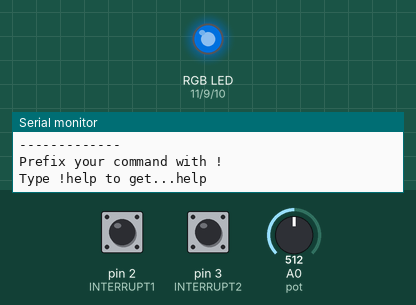
Simulated run of this sketch. Board: Arduino Uno, built with avr-gcc and run on an emulated ATmega328P. Parts: an RGB LED mixed from three pins (HIGH = lit), the last lines printed to the serial monitor. Inputs (shaded band) come from the test bench; at power-on: pin 3 (INTERRUPT2) LOW, pin 2 (INTERRUPT1) LOW, A0 (pot) = 512. Dim RGB values are drawn brighter than linear; random numbers use the default seed unless the sketch sets one.

Above: at 1.2 s.
1.3 s: pin 3 (INTERRUPT2) pulled HIGH for 0.15 s
At 1.4 s:
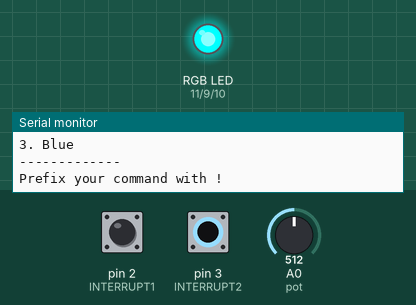
2.9 s: pin 2 (INTERRUPT1) pulled HIGH for 0.15 s
At 3.8 s:
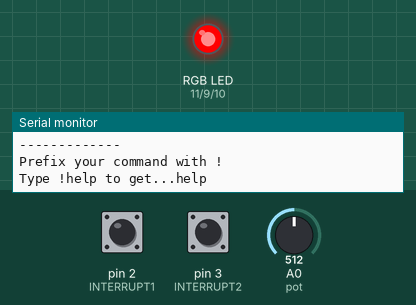
4.5 s: pin 3 (INTERRUPT2) pulled HIGH for 1 s
At 5.9 s:
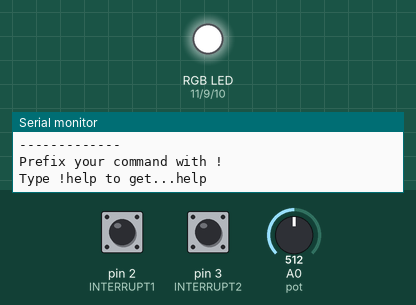
7.5 s: pin 2 (INTERRUPT1) pulled HIGH for 1 s
10.5 s: pin 2 (INTERRUPT1) pulled HIGH for 0.15 s
At 11.8 s:
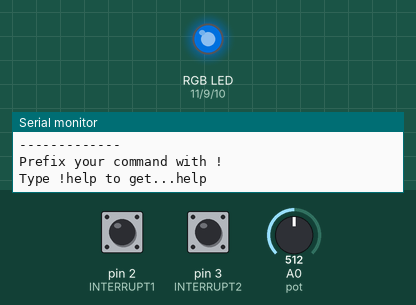
12.1 s: pin 2 (INTERRUPT1) driven HIGH and pin 3 (INTERRUPT2) driven HIGH
At 12.7 s:
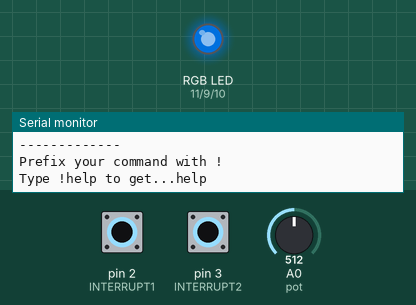
Timing chart, 0 to 14.7 s (numbered marks = the images above; inputs shaded):
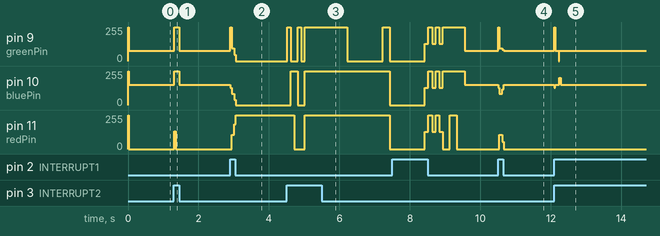

The sketch:

Labb4.ino
```cpp
#include "Arduino.h"
#include "colors.h"
#include "states.h"
#include "simonsays.h"
#include "uart.h"

/*Create an array of char arrays that holds the menu, for printing*/
const char* mainMenu[12] = {"4", "MAIN MENU", "1. RGB Colors", "2. Rainbow", "3. Simon Says"};

/*Create an instance with some basic colors*/
COLORS colors;

/*Create a state for the main program, starts with 9 to trigger the case that prints the menu*/
volatile STATE state = {9, 0};


void setup() {
  /*Start serial communication*/
  Serial.begin(115200);

  /*Set up pins*/
  pinMode(redPin, OUTPUT);
  pinMode(greenPin, OUTPUT);
  pinMode(bluePin, OUTPUT);
  pinMode(pot, INPUT);
  pinMode(key1, INPUT);
  pinMode(key2, INPUT);

  /*Setup interrupts*/
  attachInterrupt(digitalPinToInterrupt(INTERRUPT1), HandleInterrupt1, RISING);
  attachInterrupt(digitalPinToInterrupt(INTERRUPT2), HandleInterrupt2, RISING);

  /*Make sure the LED is off at startup*/
  RGBcolor(colors.black);
}

void loop() {
  /*As long as button 2 is not pressed loop though a visual menu*/
  while (!state.stateExcecuter) {

    /*Updates state on button presses or serial commands*/
    SetState(&state, MENU_CHOICES);

    /*This is just to show the user where they are in the menu*/
    switch (state.stateSwitcher) {
      case 0:
        RGBcolor(colors.pink);
        return;
      case 1:
        RGBcolor(colors.orange);
        return;
      case 2:
        RGBcolor(colors.cyan);
        return;
        /*Case 9 is triggered every time the user returns to main menu*/
      case 9:
        PrintMenu(mainMenu);
        state.stateSwitcher = 0;
    }
  }
  /*Switch case triggered if button 2 is pressed. Runs the corresponding method determined by stateExcecuter*/
  switch (state.stateSwitcher) {
    case 0:
      ColorSwitcher(&state);
      state.stateSwitcher = 9;
      return;
    case 1:
      Rainbow(&state);
      state.stateSwitcher = 9;
      return;
    case 2:
      SimonSays(&state);
      state.stateSwitcher = 9;
      return;
  }
}
```

colors.cpp
```cpp
#include "colors.h"
#include "uart.h"
#include <Arduino.h>

/*Creating the menus needed for the functions*/
const char *rgbMenu[6] = {"4", "RGB Colors", "1. Red", "2. Green", "3. Blue"};
const char *rainbowMenu[4] = {"3", "Rainbow", "Turn potentiometer to change speed", "write !pot:value to change speed"};

//int lastSerialPot = 0;

int lastPot = 0;
int gotSerialPot = 0;
int currentPot = 0;
int value = 0;
//unsigned long latestValue = 0;
//unsigned long tempRainbow = 0;

/*This checks if theres a new potentiometer value from the serial port*/
bool GotSerialPot(){
  gotSerialPot = GetSerialPotValue();
  if(gotSerialPot > 0){
    return true;
  }
  return false;
}
/*Reads the potentiometer and returns true if the value if its not in 2% range of the last value.
  Also saves value to global variable*/
bool GotPotValue(int biggest){
  currentPot = map(analogRead(pot), 0, 1023, 10, biggest);
  if (currentPot >= lastPot+lastPot*0.02 || currentPot <= lastPot-lastPot*0.02) {
     lastPot = currentPot;
     return true;
  }
return false;
}

/*Returns a pot value. either a value recieved from serial or from potentiometer*/
int MappedValue(int biggest) {
  if(GotPotValue(biggest)){
    return currentPot;
  }
  if(GetSerialPotBool()){
    GotSerialPot();
    return gotSerialPot;
  }
  //return -1 if no new value has been recieved or read
  return -1;
}

/*
long MappedValue(long biggest, char *i) {
  return (long)map(analogRead(pot), 0, 1023, 1, biggest);
}
*/

/*Write PWM values to LED. accepts a RGB struct*/
void RGBcolor(RGB colors) {
  analogWrite(redPin, colors.red);
  analogWrite(greenPin, colors.green);
  analogWrite(bluePin, colors.blue);
}

/*Function for Rainbow/fade */
void Rainbow(STATE *state) {

  //Variable to keep track when it was last updated
  unsigned long lastChanged = 0;

  //Variable to keep track of potentiometer
  int temp = 0;

  //Create a color to start off with
  RGB rainbowColor = {127, 1, 254};

  //Set starting direction for fade.
  int redDir = 1, greenDir = -1, blueDir = 1;

  //Prints out the menu
  PrintMenu(rainbowMenu);

  /*Uses key 2 as on or off. Off returns to main menu*/
  while (state->stateExcecuter) {

    /*Updates states if a key is pressed*/
    SetState(state, MENU_CHOICES);

    /*Get value from potentiometer or serial, the int is max value*/
    value = MappedValue(10000);

    /*Since the MappedValue returns -1 if no new values has been recieved
    Only update temp value(Thats used for the speed) if it is above 0*/
    if(value > 0){
      temp = value;
    }
    /*Delay without blocking for the speed*/
    if (micros() - lastChanged > temp) {
      lastChanged = micros();

      /*increment or decrement with 1 depending on direction*/
      rainbowColor.red = rainbowColor.red + redDir;
      rainbowColor.green = rainbowColor.green + greenDir;
      rainbowColor.blue = rainbowColor.blue + blueDir;

      /*Nifty (and stolen) way to change the direction
        if the value reaches 255 or 0 direction is inverted by multiplying with -1*/
      if (rainbowColor.red >= 255 || rainbowColor.red <= 0) {
        redDir *= -1;
      }
      if (rainbowColor.green >= 255 || rainbowColor.green <= 0) {
        greenDir *= -1;
      }
      if (rainbowColor.blue >= 255 || rainbowColor.blue <= 0) {
        blueDir *= -1;
      }
      /*Light'em Up! (with the new color)*/
      RGBcolor(rainbowColor);
    }
  }
}

/*Cycles through the LED's colors and change their intensity with the potentiometer (or serial command)*/
void ColorSwitcher(STATE *state) {

  /*Starting color. red is on since its controlled first*/
  RGB color = {0, 255, 255};

  /*Create a state to handle buttonpresses*/
  STATE colorchanger = {0, 1};

  /*Variables used to check if the intensity is changed*/
  int temp = 0;

  /*Print the menu*/
  PrintMenu(rgbMenu);

  /*Button 2 exits function and returns to main menu*/
  while (state->stateExcecuter) {
    if (!colorchanger.stateExcecuter) {
      state->stateExcecuter = 0;
    }

    /*Updates states if a key is pressed, the int represents the number of choices in this menu*/
    SetState(&colorchanger, 3);

    /*Get value from potentiometer or serial, the int is max value*/
    value = MappedValue(255);
    /*Since the MappedValue returns -1 if no new values has been recieved
    Only update temp value(Thats used for the speed) if it is above 0*/
    if(value > 0){
      temp = value;
    }
    /*cycles through colors if button 1 is pressed*/
    switch (colorchanger.stateSwitcher) {
    case 0:
      color.red = temp;
      break;
    case 1:
      color.green = temp;
      break;
    case 2:
      color.blue = temp;
      break;
    }
    /*LED there be Light!*/
    RGBcolor(color);
  }
}
```

colors.h
```cpp
#ifndef COLORS_H
#define COLORS_H

#include "states.h"
#include "defines.h"

/*How to struct a led in 5 lines*/
typedef struct {
    int red;
    int blue;
    int green;
}   RGB;

/*Oh shiny colors!*/
typedef struct{
      RGB red = {0, 255, 255};
      RGB blue = {255, 255, 00};
      RGB green = {255, 0, 255};
      RGB yellow = {0, 0, 255};
      RGB magenta = {0, 255, 0};
      RGB white = {0, 0, 0};
      RGB orange = {0, 128, 255};
      RGB pink = {0, 153, 77};
      RGB cyan = {255, 0, 0};
      RGB black = {255, 255, 255};

} COLORS;

/*we need these elsewhere*/
int MappedValue(int);
long MappedValue(long, int);
void RGBcolor(RGB);
void Rainbow(STATE*);
void ColorSwitcher(STATE*);

#endif
```

defines.h
```cpp
#ifndef DEFINES_H
#define DEFINES_H

#define key1 8
#define key2 12

#define INTERRUPT1 2
#define INTERRUPT2 3

#define DEBOUNCE 100

#define redPin 11
#define greenPin 9
#define bluePin 10

#define pot 0

#define MENU_CHOICES 3

#endif
```

simonsays.cpp
```cpp
#include "Arduino.h"
#include "colors.h"
#include "states.h"
#include "uart.h"

/*This defines how many rounds of Simon Says to be played*/
#define GAMESIZE 3

const char* simonMenu[13] = {"3", "SIMON SAYS", "1. Color choice", "2. Answer"};

RGB red = {0, 255, 255};
RGB green = {255, 0, 255};
RGB blue = {255, 255, 0};
RGB magenta = {0, 255, 0};
RGB yellow = {0, 0, 255};
RGB black = {255, 255, 255};
RGB white = {0, 0, 0};
RGB offwhite = {128, 128, 128};

RGB startup[5] = {red, green, blue, magenta, yellow};

/*Blinks a color a number of times defined by howMany. "delay" time, time between blinks, is defined by delayTime*/
void BlinkColor(RGB color, int howMany, unsigned long delayTime) {

  /*set up variable to store the time it last blinked*/
  unsigned long lastMillis = 0;

  /*variable used to move the loop forward*/
  int i = 0;

  /*loops for howMany-times multiplied with 2 to account for the blackouts*/
  while (i < howMany * 2) {
    /*modulus to turn on the light when i is odd and turn off led when i is even*/
    if (i % 2 != 0) {
      RGBcolor(color);
    } else {
      RGBcolor(black);
    }

    /*only increment i if the delaytime has passed*/
    if (millis() - lastMillis > delayTime * 2) {
      i++;
      lastMillis = millis();
    }
  }
}

/*same as above but takes an array as parameter to be able to do a colorchanging
  blink effect*/
void BlinkColor(RGB colors[], unsigned long delayTime) {
  unsigned long lastMillis = 0;
  int i = 0;
  while (i < 6) {
    RGBcolor(colors[i]);
    if (millis() - lastMillis > delayTime) {
      lastMillis = millis();
      i++;
    }
  }
}

/*Simon says is a game where the computer shows you a sequence and you should
  recreate that sequence from memory. Each round adds a color to remember*/

  /*The function takes a STATE pointer as parameter that is used to exit the game*/
void SimonSays(STATE * state) {

  /*But hey! heres another STATE. this is used to control the game*/
  STATE game = {0, 0};

  /*needed to pass around the current round*/
  int current = 0;

  /*the colors of the game that may show up to be remembered*/
  RGB colors[3] = {blue, magenta, yellow};

  /*Create two arrays to hold the computers choice and the players answers*/
  int gameArray[GAMESIZE];
  int answerArray[GAMESIZE];


  Serial.println("Game started");
  PrintMenu(simonMenu);

  /*A seed for the randomfunction*/
  randomSeed(millis());

  /*fill the computers sequence with "random" ints*/
  for (int i = 0; i < GAMESIZE; i++) {
    gameArray[i] = random(0, 3);

    //This is for cheaters
    //Serial.println(gameArray[i]);
  }

  /*Oh flashy lights!*/
  BlinkColor(startup, 100);

  /*An outer loop runs the entire game, the inner loop is for each round*/
  for (int j = 0; j < GAMESIZE; j++) {
    for (int i = 0; i < j + 1; i++) {

      /*remember we needed to save someting. well here it is.*/
      current = i;

      /*light up the current rounds sequence*/
      BlinkColor(black, 1, 600);
      BlinkColor(colors[gameArray[i]], 1, 500);
      BlinkColor(black, 1, 100);
    }

    /*Answertime! do you remember the colors?*/
    BlinkColor(white, 1, 500);

    /*So once again we need a variable from inside an for loop, outside the for loop*/
    int choice = 0;

    /*this loops through the round number of times to let the player
      answer for all the colors of the current round*/
    for (int r = 0; r < current + 1; r++) {

      /*as long as the user dont push button 2 its possible to cycle through the answers*/
      while (!game.stateExcecuter) {
        /*Set the current choice into variable to be checked against the computers list*/
        choice = r;

        /*This allows the user to actually use the buttons*/
        SetState(&game, GAMESIZE);

        /*Show the player what color i currently selected. It would be hard if the had to guess that aswell*/
        RGBcolor(colors[game.stateSwitcher]);
      }
      /*Blinky flashy thingy to show that an answer was recorded*/
      BlinkColor(offwhite, 3, 50);

      /*Checking the answer against the current rounds current color*/
      if (game.stateSwitcher != gameArray[choice]) {

        /*If you were wrong, you suck. the red light is an indicator that you suck*/
        Serial.println("wrong answer");
        BlinkColor(red, 2, 100);

        /*Game over. Exit to Main menu*/
        state->stateExcecuter = 0;
        return;
      } else {
        /*Record the answer inside the answer array. This is kind of redundant, but is nice if this game goes big*/
        answerArray[choice] = game.stateSwitcher;
        /*Onto the next round!*/
        game.stateExcecuter = 0;
      }
    }
    /*YOU MADE IT! all the way through the game. Awesome!*/
    if (current + 1 == GAMESIZE) {

      /*Let us just check your answers again because reason...*/
      for (int a = 0; a < current + 1; a++) {
        if (answerArray[a] == gameArray[a]) {

          /*Green light! You da best!*/
          BlinkColor(green, 2, 100);

        } else {
          /* will not get to this point. Wait for next release.*/
          BlinkColor(red, 2, 100);
        }
      }
      /*aaaaaand thats my exit cue. bye now*/
      state->stateExcecuter = 0;
      return;
    }
  }
}
```

simonsays.h
```cpp
#ifndef SIMONSAYS_H
#define SIMONSAYS_H

/*This is a great .h file*/
void SimonSays(STATE *);

#endif
```

states.cpp
```cpp
#include "Arduino.h"
#include "states.h"
#include "defines.h"
#include "uart.h"

/*Variables used for debouncing buttons*/
unsigned long lastInterrupt1 = 0;
unsigned long lastInterrupt2 = 0;
bool isInterrupted1 = false;
bool isInterrupted2 = false;

/*Handles buttonpresses from an interrupt button*/
void HandleInterrupt1() {
  /*detatch button from interrupt to avoid unwanted triggering*/
  detachInterrupt(INTERRUPT1);
  /*if the button never been pressed this will evaluate to false and set isInterrupted to true
    and the time when the button was pressed is stored in an varable. If a debouncecheck is ongoing
    this will not trigger*/
  if (!isInterrupted1) {
    isInterrupted1 = true;
    lastInterrupt1 = millis();
  }
  /*reattach the button to be an interrupt*/
  attachInterrupt(digitalPinToInterrupt(INTERRUPT1), HandleInterrupt1, RISING);
}

/*this is the same function as above but all 1's have been changed to 2's*/
void HandleInterrupt2() {
  detachInterrupt(INTERRUPT2);
  if (!isInterrupted2) {
    isInterrupted2 = true;
    lastInterrupt2 = millis();
  }
  attachInterrupt(digitalPinToInterrupt(INTERRUPT2), HandleInterrupt2, RISING);
}

/*Button DeBouncing function. makes sure its an actual keypress and not bad contact inside the button*/
bool DebounceInterrupt1() {

  /*if this bool is true, that means that a debouncing check is ongoing*/
  if (isInterrupted1) {

    /*if DEBOUNCE-amount of time has not passed this will not trigger */
    if (millis() - lastInterrupt1 > DEBOUNCE) {

      /*change the bool to false allows for new button presses to be triggered*/
      isInterrupted1 = false;

      /*return true to show that a button press has happened*/
      return true;
    }
  } else {

    /*no actual buttonpress has happened. yet.*/
    return false;
  }
}

/*Again. copy paste of above with numbers doubleing*/
bool DebounceInterrupt2() {
  if (isInterrupted2) {
    if (millis() - lastInterrupt2 > DEBOUNCE) {
      isInterrupted2 = false;
      return true;
    }
  } else {
    return false;
  }
}

/*This bool tells us if a new serial command has arrived*/
bool newCommand = false;

/*Generic State Handler, accepts a STATE pointer and a int to set the number of
  states for stateSwitcher*/
  void SetState(STATE *state, int states) {
    newCommand = ReciveString();
    if (newCommand) {
      int tempCommand = ParseData();
      //Serial.println(tempCommand);
      if(tempCommand == -1){
        if(state->stateExcecuter){
          state->stateExcecuter = 0;
        }else{
          state->stateExcecuter = 1;
        }
      }else if (tempCommand > 9){
        state->stateSwitcher = tempCommand;
      }
    }

  /*Checks the DebounceInterrupt1 if its true indicating that a button was pressed
    and increments the choice state, rolls back to 0 if the cap is reached. cap = states variable*/
  if (DebounceInterrupt1()) {
    if (state->stateSwitcher < states) {
      state->stateSwitcher++;
    } else {
      state->stateSwitcher = 0;
    }
  }

  /*Same as above, but only switches stateExcecuter between 1 and 0 */
  if (DebounceInterrupt2()) {
    if (state->stateExcecuter == 0) {
      state->stateExcecuter = 1;

    } else {
      state->stateExcecuter = 0;
    }
  }
}
```

states.h
```cpp
#ifndef STATES_H
#define STATES_H
/*Only load the file once*/

/*This is a struct. with two ints. thats it.*/
typedef struct{
    int stateSwitcher;
    int stateExcecuter;
} STATE;

/*show the rest of the world that there are FUNCTIONS!!!*/
void HandleInterrupt1();
void HandleInterrupt2();
void SetState(STATE *, int);

#endif
```

uart.h
```cpp
#ifndef UART_H
#define UART_H


/*these are not the functions you are looking for*/
bool GetSerialPotBool();
bool ReciveString();
int GetSerialPotValue();
int ParseData();
void PrintMenu(char *[20]);


#endif
```

Source omitted: uart.cpp (4373 bytes)

Measured:
- after the input at 1.3 s, pin 9 (greenPin): 77/255 → 255/255 at once, → 77/255 0.15 s later; pin 10 (bluePin): 153/255 → 255/255 at once, → 153/255 0.15 s later; pin 11 (redPin): 0/255 → 132/255 at once, → 0/255 0.04 s later
- after the input at 2.9 s, pin 9 (greenPin): 77/255 → 95/255 at once, → 0/255 0.12 s later; pin 10 (bluePin): 153/255 → 83/255 at once, → 0/255 0.12 s later; pin 11 (redPin): 0/255 → 108/255 at once, → 255/255 0.08 s later
- after the input at 4.5 s, pin 9 (greenPin): 0/255 → 255/255 at once, → 0/255 0.10 s later, → 255/255 0.20 s later, → 0/255 0.10 s later, … (8 changes in this stretch); pin 10 (bluePin): 0/255 → 255/255 after 0.12 s, → 0/255 0.20 s later, → 255/255 0.20 s later, → 0/255 2.4 s later
- after the input at 10.5 s, pin 9 (greenPin): 77/255 → 95/255 at once, → 77/255 0.12 s later; pin 10 (bluePin): 153/255 → 83/255 at once, → 153/255 0.12 s later; pin 11 (redPin): 0/255 → 108/255 at once, → 0/255 0.08 s later
- after the input at 12.1 s, pin 9 (greenPin): 77/255 → 255/255 at once, → 77/255 0.02 s later, → 0/255 0.10 s later, → 77/255 0.02 s later; pin 10 (bluePin): 153/255 → 128/255 at once, → 153/255 0.02 s later, → 204/255 0.12 s later, → 153/255 0.04 s later
